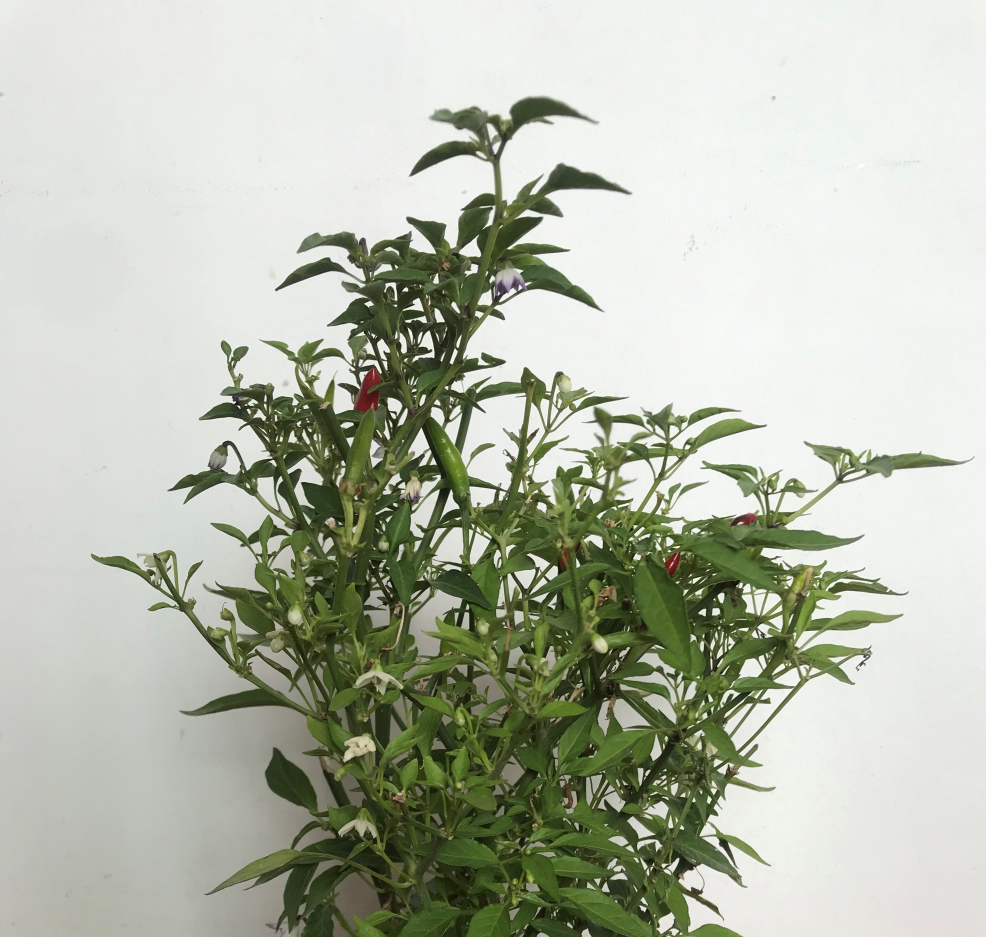
#> input picture photos/ChilliPlantCropped.jpeg, 2957 x 2811 px (shown at 1/3 size)
$ python ChilliCounter.py
#> lines starting #> are read from the running program, lines starting #| are printed output that depends on the picture; after the words box and inside, x2 and y2 are one past the last pixel; in counts of white or black regions, pixels touching at a corner belong together
import cv2 as cv
import sys
import numpy as np
import math

original_stdout = sys.stdout

def PixelGrouper(img, dist=0.05, size=0.00002):
    """Groups closeby pixels together

    (img) -> 2d numpy array with 1s representing the colour we are interested in and 0s representing everything else
    (dist) -> a float distance threshold of the diagonal of the image for whether pixels are in the same group
    (size) -> a float (relative to total number of pixels) threshold for whether a group is a valid chilli
    """

    #find nearby pixels within threshold via list of tuples(xModifier, yModifier)
    yMax = int(img.shape[0]*dist)
    xMax = int(img.shape[1]*dist)

    #find minNumOfPixels
    minNumOfPixels = int(size*img.shape[0]*img.shape[1]) + 1
    print("Minimum number of pixels: ", minNumOfPixels)

    modifiers = []
    for x in range(0,xMax+1):
        for y in range(0,yMax+1):

            if x==0 and y==0:
                continue

            modifiers.append(tuple((x, y)))
            if x!=0:
                modifiers.append(tuple((x*-1, y)))
            if y!=0:
                modifiers.append(tuple((x, y*-1)))
            if x!=0 and y!=0:
                modifiers.append(tuple((x*-1, y*-1)))

    currentGroup = 2
    toCheck = []
    numOfPixels = 0
    invalidChillies = 0
    #main loop
    for x in range(img.shape[1]):
        for y in range(img.shape[0]):
            #find the pixel
            if img[y][x] == 1:
                toCheck.append(tuple((x,y)))

                #find and annotate every pixel in group
                while toCheck:
                    currentPixel = toCheck.pop()
                    if img[currentPixel[1], currentPixel[0]] == 1:
                        img[currentPixel[1], currentPixel[0]] = currentGroup
                        numOfPixels += 1
                        for modifier in modifiers:
                            toCheck.append(tuple((x + modifier[0], y + modifier[1])))
                if numOfPixels < minNumOfPixels:
                    invalidChillies += 1
                print("Group ", currentGroup-1, "has ", numOfPixels, " pixels")
                currentGroup += 1
                numOfPixels = 0

    return (currentGroup-2-invalidChillies, currentGroup-2, img)


#import image
img = cv.imread(cv.samples.findFile("photos/ChilliPlantCropped.jpeg"))
#> img is the input picture: shape (2811, 2957, 3); mean B, G, R 172.8, 187.7, 182.7
if img is None:
    sys.exit("Could not read the image.")

#resize image to 723, 700
img = cv.resize(img, (500,500))
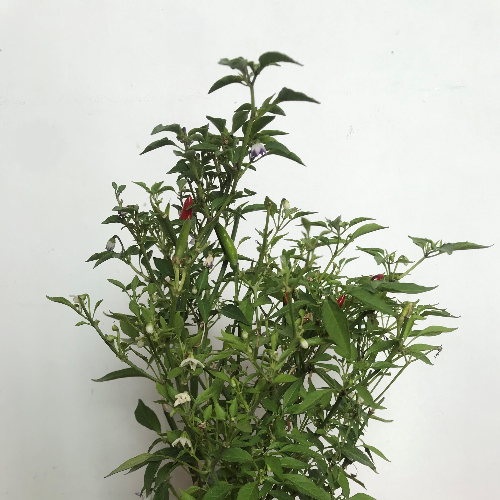
#> img: shape (500, 500, 3); mean B, G, R 172.7, 187.6, 182.6

#single out the red pixels
lower = np.array([0, 124, 0])
upper = np.array([12,255,255])

hsv = cv.cvtColor(img, cv.COLOR_BGR2HSV)
#> hsv: shape (500, 500, 3); mean H, S, V 43.7, 39, 187.8
mask = cv.inRange(hsv, lower, upper)
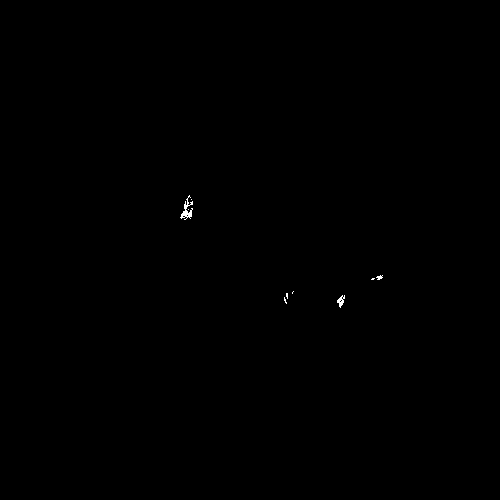
#> mask: shape (500, 500); 0.09% white in thin lines or dots, all inside (x1, y1, x2, y2) = (180, 195, 383, 308)
output = cv.bitwise_and(img,img, mask= mask)

formattedOutput = cv.cvtColor(output, cv.COLOR_HSV2BGR)[:,:,2]

for row in range(formattedOutput.shape[0]):
    for column in range(formattedOutput.shape[1]):
        if formattedOutput[row][column] > 0:
            formattedOutput[row][column] = 1
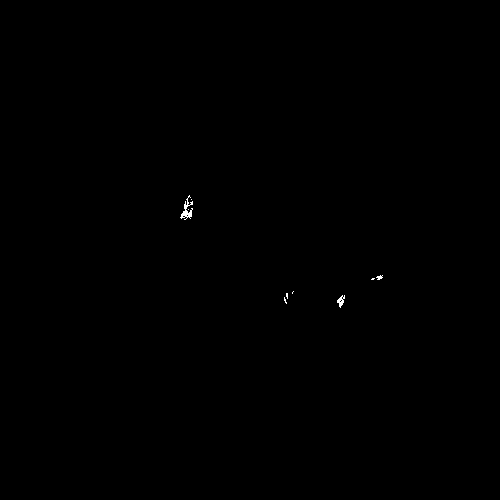
#> formattedOutput: shape (500, 500); values 0 (black) and 1 (white), 0.09% white in thin lines or dots, all inside (x1, y1, x2, y2) = (180, 195, 383, 308)

(numOfChillies, numOfGroups, groupedOutput) = PixelGrouper(formattedOutput)
#| Minimum number of pixels:  6
#> numOfChillies = 4; numOfGroups = 4

print("NO.OF CHILLIES: ", numOfChillies)
#| NO.OF CHILLIES:  4

cv.imshow("original", output)
k = cv.waitKey(0)
#> (key Esc is pressed here)

for i in range(2, numOfGroups+2):
    out = np.where(groupedOutput==i, 255, 0)
    output[:,:,2] = out
    display = cv.cvtColor(output, cv.COLOR_HSV2BGR)
    cv.imshow(str(i-1), display)
    k = cv.waitKey(0)
#> this loop made 4 passes; (key Esc is pressed on pass 1)
#> output: shape (500, 500, 3); mean B, G, R 0, 0, 0


#output unlimited to file
""" with open('output.txt', 'w') as f:
    sys.stdout = f
    with np.printoptions(threshold=np.inf):
        print(redness)
    sys.stdout = original_stdout """
